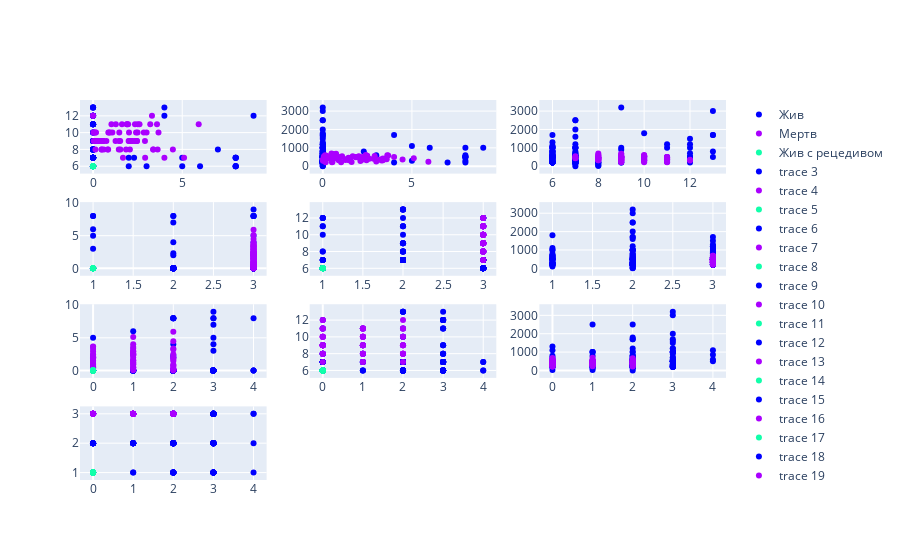

Notebook code for this chart:
### Markdown cell above
### Визуализировав распределения некоторых важных для модели признаков видим, что по их положению можно разделить 3 класса. Из этого следует, что модель может давать точность 100%

### Code cell
# визуализируем выбранные моделью признаки для разных классов
def plot_feature(features):#(feature1, feature2, feature3, feature4):
    #features = arg
    x1 = df[features[0]][df_target == 0]
    x2 = df[features[0]][df_target == 1]
    x3 = df[features[0]][df_target == 2]

    x12 = df[features[1]][df_target == 0]
    x22 = df[features[1]][df_target == 1]
    x32 = df[features[1]][df_target == 2]

    x13 = df[features[2]][df_target == 0]
    x23 = df[features[2]][df_target == 1]
    x33 = df[features[2]][df_target == 2]

    x14 = df[features[3]][df_target == 0]
    x24 = df[features[3]][df_target == 1]
    x34 = df[features[3]][df_target == 2]

    x15= df[features[4]][df_target == 0]
    x25= df[features[4]][df_target == 1]
    x35= df[features[4]][df_target == 2]

    
    fig = make_subplots(rows=4, cols=3)
    
    fig.add_trace(go.Scatter(x=x1, y=x12, mode='markers',  name='Жив', line_color="#0000ff"), 1,1)
    fig.add_trace(go.Scatter(x=x2, y=x22, mode='markers', name='Мертв', line_color="#AA00ff"), 1,1)
    fig.add_trace(go.Scatter(x=x3, y=x32, mode='markers',  name='Жив с рецедивом',line_color="#11ffAA"), 1,1)

    fig.add_trace(go.Scatter(x=x1, y=x13, mode='markers',  line_color="#0000ff"), 1,2)
    fig.add_trace(go.Scatter(x=x2, y=x23, mode='markers', line_color="#AA00ff"), 1,2)
    fig.add_trace(go.Scatter(x=x3, y=x33, mode='markers',  line_color="#11ffAA"), 1,2)

    fig.add_trace(go.Scatter(x=x12, y=x13, mode='markers',  line_color="#0000ff"), 1,3)
    fig.add_trace(go.Scatter(x=x22, y=x23, mode='markers', line_color="#AA00ff"), 1,3)
    fig.add_trace(go.Scatter(x=x32, y=x33, mode='markers',  line_color="#11ffAA"), 1,3)
    
    fig.add_trace(go.Scatter(x=x14, y=x1, mode='markers',  line_color="#0000ff"), 2,1)
    fig.add_trace(go.Scatter(x=x24, y=x2, mode='markers', line_color="#AA00ff"), 2,1)
    fig.add_trace(go.Scatter(x=x34, y=x3, mode='markers',  line_color="#11ffAA"), 2,1)

    fig.add_trace(go.Scatter(x=x14, y=x12, mode='markers',  line_color="#0000ff"), 2,2)
    fig.add_trace(go.Scatter(x=x24, y=x22, mode='markers', line_color="#AA00ff"), 2,2)
    fig.add_trace(go.Scatter(x=x34, y=x32, mode='markers',  line_color="#11ffAA"), 2,2)

    fig.add_trace(go.Scatter(x=x14, y=x13, mode='markers',  line_color="#0000ff"), 2,3)
    fig.add_trace(go.Scatter(x=x24, y=x23, mode='markers', line_color="#AA00ff"), 2,3)
    fig.add_trace(go.Scatter(x=x34, y=x33, mode='markers',  line_color="#11ffAA"), 2,3)

    fig.add_trace(go.Scatter(x=x15, y=x1, mode='markers',  line_color="#0000ff"), 3,1)
    fig.add_trace(go.Scatter(x=x25, y=x2, mode='markers', line_color="#AA00ff"), 3,1)
    fig.add_trace(go.Scatter(x=x35, y=x3, mode='markers',  line_color="#11ffAA"), 3,1)

    fig.add_trace(go.Scatter(x=x15, y=x12, mode='markers',  line_color="#0000ff"), 3,2)
    fig.add_trace(go.Scatter(x=x25, y=x22, mode='markers', line_color="#AA00ff"), 3,2)
    fig.add_trace(go.Scatter(x=x35, y=x32, mode='markers',  line_color="#11ffAA"), 3,2)

    fig.add_trace(go.Scatter(x=x15, y=x13, mode='markers',  line_color="#0000ff"), 3,3)
    fig.add_trace(go.Scatter(x=x25, y=x23, mode='markers', line_color="#AA00ff"), 3,3)
    fig.add_trace(go.Scatter(x=x35, y=x33, mode='markers',  line_color="#11ffAA"), 3,3)

    fig.add_trace(go.Scatter(x=x15, y=x14, mode='markers',  line_color="#0000ff"), 4,1)
    fig.add_trace(go.Scatter(x=x25, y=x24, mode='markers', line_color="#AA00ff"), 4,1)
    fig.add_trace(go.Scatter(x=x35, y=x34, mode='markers',  line_color="#11ffAA"), 4,1)
    
    
    fig.update_traces(hoverinfo="all")
    
    fig.show()
    
plot_feature(['хирургические ранние структура','PADUA', 'Кровопотеря', 'локализация.1','стадия ХПН'])

### Figure 1 — Plotly figure (JSON) as saved in the notebook; plotly's stock layout.template omitted (floating-point values rounded to 4 significant figures; data arrays with more than 128 entries replaced by an {"elided": "..."} marker saying what was removed)
{"data": [{"hoverinfo": "all", "line": {"color": "#0000ff"}, "mode": "markers", "name": "Жив", "type": "scatter", "x": {"elided": "167 float values"}, "xaxis": "x", "y": {"elided": "167 int values"}, "yaxis": "y"}, {"hoverinfo": "all", "line": {"color": "#AA00ff"}, "mode": "markers", "name": "Мертв", "type": "scatter", "x": [2.844, 3.374, 0.1634, 0.845, 0.5422, 2.92, 1.47, 2.022, 0.2971, 2.505, 0.7472, 0.9587, 2.452, 3.207, 0, 0.8556, 0.5087, 1.457, 5.924, 0.1148, 1.907, 1.618, 1.031, 1.532, 2.351, 1.083, 1.442, 0.5035, 2.113, 3.585, 3.619, 0.06344, 0.01652, 0.02685, 4.475, 2.317, 2.016, 0.1333, 1.967, 0.8211, 5.104, 2.91, 0.5189, 2.112, 2.409, 2.466, 1.276, 1.851, 0.3336, 4, 2.065, 0.6003, 0.1328, 2.199, 1.888, 1.521, 0.4701, 3.372, 0, 0.2704, 3.303, 2.495, 2.999, 2.605, 1.994, 1.26, 0.2116, 3.668, 1.676, 0.5915, 0.2218, 0.8924, 0.4896], "xaxis": "x", "y": [10, 8, 10, 8, 9, 7, 10, 9, 9, 11, 9, 10, 9, 11, 12, 10, 9, 9, 11, 9, 11, 11, 11, 8, 11, 10, 8, 9, 9, 11, 8, 10, 10, 9, 8, 9, 10, 8, 11, 8, 7, 9, 9, 9, 10, 9, 11, 8, 9, 7, 8, 8, 10, 9, 11, 9, 8, 8, 12, 9, 12, 10, 10, 11, 9, 9, 9, 10, 7, 9, 9, 10, 8], "yaxis": "y"}, {"hoverinfo": "all", "line": {"color": "#11ffAA"}, "mode": "markers", "name": "Жив с рецедивом", "type": "scatter", "x": [0, 0, 0, 0, 0, 0, 0, 0, 0, 0, 0, 0, 0, 0, 0, 0, 0, 0, 0], "xaxis": "x", "y": [6, 6, 6, 6, 6, 6, 6, 6, 6, 6, 6, 6, 6, 6, 6, 6, 6, 6, 6], "yaxis": "y"}, {"hoverinfo": "all", "line": {"color": "#0000ff"}, "mode": "markers", "type": "scatter", "x": {"elided": "167 float values"}, "xaxis": "x2", "y": {"elided": "167 int values"}, "yaxis": "y2"}, {"hoverinfo": "all", "line": {"color": "#AA00ff"}, "mode": "markers", "type": "scatter", "x": [2.844, 3.374, 0.1634, 0.845, 0.5422, 2.92, 1.47, 2.022, 0.2971, 2.505, 0.7472, 0.9587, 2.452, 3.207, 0, 0.8556, 0.5087, 1.457, 5.924, 0.1148, 1.907, 1.618, 1.031, 1.532, 2.351, 1.083, 1.442, 0.5035, 2.113, 3.585, 3.619, 0.06344, 0.01652, 0.02685, 4.475, 2.317, 2.016, 0.1333, 1.967, 0.8211, 5.104, 2.91, 0.5189, 2.112, 2.409, 2.466, 1.276, 1.851, 0.3336, 4, 2.065, 0.6003, 0.1328, 2.199, 1.888, 1.521, 0.4701, 3.372, 0, 0.2704, 3.303, 2.495, 2.999, 2.605, 1.994, 1.26, 0.2116, 3.668, 1.676, 0.5915, 0.2218, 0.8924, 0.4896], "xaxis": "x2", "y": [402.5, 323.8, 214.6, 470.7, 232.5, 449.7, 321.6, 544.8, 452.3, 408.8, 679.6, 483.9, 329.1, 359.8, null, 495.1, 397.1, 364.5, 238.7, 482.8, 502.0, 232.1, 211.0, 329.3, 454.0, 541.8, 465.7, 328.3, 284.5, 379.8, 597.8, 528.1, 311.3, 291.6, 370.1, 511.3, 513.3, 596.8, 481.0, 408.9, 431.7, 553.5, 211.0, 502.4, 614.2, 491.9, 330.8, 492.3, 506.0, 500, 469.3, 473.4, 359.7, 344.4, 504.0, 436.8, 380.0, 420.2, 350, 497.8, 312.4, 572.2, 254.3, 407.8, 490.1, 383.5, 562.5, 584.9, 545.3, 665.9, 423.3, 320.6, 688.6], "yaxis": "y2"}, {"hoverinfo": "all", "line": {"color": "#11ffAA"}, "mode": "markers", "type": "scatter", "x": [0, 0, 0, 0, 0, 0, 0, 0, 0, 0, 0, 0, 0, 0, 0, 0, 0, 0, 0], "xaxis": "x2", "y": [null, null, null, null, null, null, null, null, null, null, null, null, null, null, null, null, null, null, null], "yaxis": "y2"}, {"hoverinfo": "all", "line": {"color": "#0000ff"}, "mode": "markers", "type": "scatter", "x": {"elided": "167 int values"}, "xaxis": "x3", "y": {"elided": "167 int values"}, "yaxis": "y3"}, {"hoverinfo": "all", "line": {"color": "#AA00ff"}, "mode": "markers", "type": "scatter", "x": [10, 8, 10, 8, 9, 7, 10, 9, 9, 11, 9, 10, 9, 11, 12, 10, 9, 9, 11, 9, 11, 11, 11, 8, 11, 10, 8, 9, 9, 11, 8, 10, 10, 9, 8, 9, 10, 8, 11, 8, 7, 9, 9, 9, 10, 9, 11, 8, 9, 7, 8, 8, 10, 9, 11, 9, 8, 8, 12, 9, 12, 10, 10, 11, 9, 9, 9, 10, 7, 9, 9, 10, 8], "xaxis": "x3", "y": [402.5, 323.8, 214.6, 470.7, 232.5, 449.7, 321.6, 544.8, 452.3, 408.8, 679.6, 483.9, 329.1, 359.8, null, 495.1, 397.1, 364.5, 238.7, 482.8, 502.0, 232.1, 211.0, 329.3, 454.0, 541.8, 465.7, 328.3, 284.5, 379.8, 597.8, 528.1, 311.3, 291.6, 370.1, 511.3, 513.3, 596.8, 481.0, 408.9, 431.7, 553.5, 211.0, 502.4, 614.2, 491.9, 330.8, 492.3, 506.0, 500, 469.3, 473.4, 359.7, 344.4, 504.0, 436.8, 380.0, 420.2, 350, 497.8, 312.4, 572.2, 254.3, 407.8, 490.1, 383.5, 562.5, 584.9, 545.3, 665.9, 423.3, 320.6, 688.6], "yaxis": "y3"}, {"hoverinfo": "all", "line": {"color": "#11ffAA"}, "mode": "markers", "type": "scatter", "x": [6, 6, 6, 6, 6, 6, 6, 6, 6, 6, 6, 6, 6, 6, 6, 6, 6, 6, 6], "xaxis": "x3", "y": [null, null, null, null, null, null, null, null, null, null, null, null, null, null, null, null, null, null, null], "yaxis": "y3"}, {"hoverinfo": "all", "line": {"color": "#0000ff"}, "mode": "markers", "type": "scatter", "x": {"elided": "167 int values"}, "xaxis": "x4", "y": {"elided": "167 float values"}, "yaxis": "y4"}, {"hoverinfo": "all", "line": {"color": "#AA00ff"}, "mode": "markers", "type": "scatter", "x": [3, 3, 3, 3, 3, 3, 3, 3, 3, 3, 3, 3, 3, 3, 3, 3, 3, 3, 3, 3, 3, 3, 3, 3, 3, 3, 3, 3, 3, 3, 3, 3, 3, 3, 3, 3, 3, 3, 3, 3, 3, 3, 3, 3, 3, 3, 3, 3, 3, 3, 3, 3, 3, 3, 3, 3, 3, 3, 3, 3, 3, 3, 3, 3, 3, 3, 3, 3, 3, 3, 3, 3, 3], "xaxis": "x4", "y": [2.844, 3.374, 0.1634, 0.845, 0.5422, 2.92, 1.47, 2.022, 0.2971, 2.505, 0.7472, 0.9587, 2.452, 3.207, 0, 0.8556, 0.5087, 1.457, 5.924, 0.1148, 1.907, 1.618, 1.031, 1.532, 2.351, 1.083, 1.442, 0.5035, 2.113, 3.585, 3.619, 0.06344, 0.01652, 0.02685, 4.475, 2.317, 2.016, 0.1333, 1.967, 0.8211, 5.104, 2.91, 0.5189, 2.112, 2.409, 2.466, 1.276, 1.851, 0.3336, 4, 2.065, 0.6003, 0.1328, 2.199, 1.888, 1.521, 0.4701, 3.372, 0, 0.2704, 3.303, 2.495, 2.999, 2.605, 1.994, 1.26, 0.2116, 3.668, 1.676, 0.5915, 0.2218, 0.8924, 0.4896], "yaxis": "y4"}, {"hoverinfo": "all", "line": {"color": "#11ffAA"}, "mode": "markers", "type": "scatter", "x": [1, 1, 1, 1, 1, 1, 1, 1, 1, 1, 1, 1, 1, 1, 1, 1, 1, 1, 1], "xaxis": "x4", "y": [0, 0, 0, 0, 0, 0, 0, 0, 0, 0, 0, 0, 0, 0, 0, 0, 0, 0, 0], "yaxis": "y4"}, {"hoverinfo": "all", "line": {"color": "#0000ff"}, "mode": "markers", "type": "scatter", "x": {"elided": "167 int values"}, "xaxis": "x5", "y": {"elided": "167 int values"}, "yaxis": "y5"}, {"hoverinfo": "all", "line": {"color": "#AA00ff"}, "mode": "markers", "type": "scatter", "x": [3, 3, 3, 3, 3, 3, 3, 3, 3, 3, 3, 3, 3, 3, 3, 3, 3, 3, 3, 3, 3, 3, 3, 3, 3, 3, 3, 3, 3, 3, 3, 3, 3, 3, 3, 3, 3, 3, 3, 3, 3, 3, 3, 3, 3, 3, 3, 3, 3, 3, 3, 3, 3, 3, 3, 3, 3, 3, 3, 3, 3, 3, 3, 3, 3, 3, 3, 3, 3, 3, 3, 3, 3], "xaxis": "x5", "y": [10, 8, 10, 8, 9, 7, 10, 9, 9, 11, 9, 10, 9, 11, 12, 10, 9, 9, 11, 9, 11, 11, 11, 8, 11, 10, 8, 9, 9, 11, 8, 10, 10, 9, 8, 9, 10, 8, 11, 8, 7, 9, 9, 9, 10, 9, 11, 8, 9, 7, 8, 8, 10, 9, 11, 9, 8, 8, 12, 9, 12, 10, 10, 11, 9, 9, 9, 10, 7, 9, 9, 10, 8], "yaxis": "y5"}, {"hoverinfo": "all", "line": {"color": "#11ffAA"}, "mode": "markers", "type": "scatter", "x": [1, 1, 1, 1, 1, 1, 1, 1, 1, 1, 1, 1, 1, 1, 1, 1, 1, 1, 1], "xaxis": "x5", "y": [6, 6, 6, 6, 6, 6, 6, 6, 6, 6, 6, 6, 6, 6, 6, 6, 6, 6, 6], "yaxis": "y5"}, {"hoverinfo": "all", "line": {"color": "#0000ff"}, "mode": "markers", "type": "scatter", "x": {"elided": "167 int values"}, "xaxis": "x6", "y": {"elided": "167 int values"}, "yaxis": "y6"}, {"hoverinfo": "all", "line": {"color": "#AA00ff"}, "mode": "markers", "type": "scatter", "x": [3, 3, 3, 3, 3, 3, 3, 3, 3, 3, 3, 3, 3, 3, 3, 3, 3, 3, 3, 3, 3, 3, 3, 3, 3, 3, 3, 3, 3, 3, 3, 3, 3, 3, 3, 3, 3, 3, 3, 3, 3, 3, 3, 3, 3, 3, 3, 3, 3, 3, 3, 3, 3, 3, 3, 3, 3, 3, 3, 3, 3, 3, 3, 3, 3, 3, 3, 3, 3, 3, 3, 3, 3], "xaxis": "x6", "y": [402.5, 323.8, 214.6, 470.7, 232.5, 449.7, 321.6, 544.8, 452.3, 408.8, 679.6, 483.9, 329.1, 359.8, null, 495.1, 397.1, 364.5, 238.7, 482.8, 502.0, 232.1, 211.0, 329.3, 454.0, 541.8, 465.7, 328.3, 284.5, 379.8, 597.8, 528.1, 311.3, 291.6, 370.1, 511.3, 513.3, 596.8, 481.0, 408.9, 431.7, 553.5, 211.0, 502.4, 614.2, 491.9, 330.8, 492.3, 506.0, 500, 469.3, 473.4, 359.7, 344.4, 504.0, 436.8, 380.0, 420.2, 350, 497.8, 312.4, 572.2, 254.3, 407.8, 490.1, 383.5, 562.5, 584.9, 545.3, 665.9, 423.3, 320.6, 688.6], "yaxis": "y6"}, {"hoverinfo": "all", "line": {"color": "#11ffAA"}, "mode": "markers", "type": "scatter", "x": [1, 1, 1, 1, 1, 1, 1, 1, 1, 1, 1, 1, 1, 1, 1, 1, 1, 1, 1], "xaxis": "x6", "y": [null, null, null, null, null, null, null, null, null, null, null, null, null, null, null, null, null, null, null], "yaxis": "y6"}, {"hoverinfo": "all", "line": {"color": "#0000ff"}, "mode": "markers", "type": "scatter", "x": {"elided": "167 int values"}, "xaxis": "x7", "y": {"elided": "167 float values"}, "yaxis": "y7"}, {"hoverinfo": "all", "line": {"color": "#AA00ff"}, "mode": "markers", "type": "scatter", "x": [1, 2, 2, 2, 0, 0, 1, 2, 1, 1, 0, 1, 0, 2, 0, 1, 0, 0, 2, 0, 2, 1, 0, 1, 1, 1, 2, 0, 0, 1, 0, 0, 0, 1, 2, 1, 0, 2, 0, 2, 1, 1, 0, 0, 0, 2, 0, 0, 0, 1, 0, 0, 2, 0, 0, 0, 1, 1, 2, 2, 0, 1, 1, 1, 1, 1, 0, 0, 2, 2, 2, 0, 1], "xaxis": "x7", "y": [2.844, 3.374, 0.1634, 0.845, 0.5422, 2.92, 1.47, 2.022, 0.2971, 2.505, 0.7472, 0.9587, 2.452, 3.207, 0, 0.8556, 0.5087, 1.457, 5.924, 0.1148, 1.907, 1.618, 1.031, 1.532, 2.351, 1.083, 1.442, 0.5035, 2.113, 3.585, 3.619, 0.06344, 0.01652, 0.02685, 4.475, 2.317, 2.016, 0.1333, 1.967, 0.8211, 5.104, 2.91, 0.5189, 2.112, 2.409, 2.466, 1.276, 1.851, 0.3336, 4, 2.065, 0.6003, 0.1328, 2.199, 1.888, 1.521, 0.4701, 3.372, 0, 0.2704, 3.303, 2.495, 2.999, 2.605, 1.994, 1.26, 0.2116, 3.668, 1.676, 0.5915, 0.2218, 0.8924, 0.4896], "yaxis": "y7"}, {"hoverinfo": "all", "line": {"color": "#11ffAA"}, "mode": "markers", "type": "scatter", "x": [0, 0, 0, 0, 0, 0, 0, 0, 0, 0, 0, 0, 0, 0, 0, 0, 0, 0, 0], "xaxis": "x7", "y": [0, 0, 0, 0, 0, 0, 0, 0, 0, 0, 0, 0, 0, 0, 0, 0, 0, 0, 0], "yaxis": "y7"}, {"hoverinfo": "all", "line": {"color": "#0000ff"}, "mode": "markers", "type": "scatter", "x": {"elided": "167 int values"}, "xaxis": "x8", "y": {"elided": "167 int values"}, "yaxis": "y8"}, {"hoverinfo": "all", "line": {"color": "#AA00ff"}, "mode": "markers", "type": "scatter", "x": [1, 2, 2, 2, 0, 0, 1, 2, 1, 1, 0, 1, 0, 2, 0, 1, 0, 0, 2, 0, 2, 1, 0, 1, 1, 1, 2, 0, 0, 1, 0, 0, 0, 1, 2, 1, 0, 2, 0, 2, 1, 1, 0, 0, 0, 2, 0, 0, 0, 1, 0, 0, 2, 0, 0, 0, 1, 1, 2, 2, 0, 1, 1, 1, 1, 1, 0, 0, 2, 2, 2, 0, 1], "xaxis": "x8", "y": [10, 8, 10, 8, 9, 7, 10, 9, 9, 11, 9, 10, 9, 11, 12, 10, 9, 9, 11, 9, 11, 11, 11, 8, 11, 10, 8, 9, 9, 11, 8, 10, 10, 9, 8, 9, 10, 8, 11, 8, 7, 9, 9, 9, 10, 9, 11, 8, 9, 7, 8, 8, 10, 9, 11, 9, 8, 8, 12, 9, 12, 10, 10, 11, 9, 9, 9, 10, 7, 9, 9, 10, 8], "yaxis": "y8"}, {"hoverinfo": "all", "line": {"color": "#11ffAA"}, "mode": "markers", "type": "scatter", "x": [0, 0, 0, 0, 0, 0, 0, 0, 0, 0, 0, 0, 0, 0, 0, 0, 0, 0, 0], "xaxis": "x8", "y": [6, 6, 6, 6, 6, 6, 6, 6, 6, 6, 6, 6, 6, 6, 6, 6, 6, 6, 6], "yaxis": "y8"}, {"hoverinfo": "all", "line": {"color": "#0000ff"}, "mode": "markers", "type": "scatter", "x": {"elided": "167 int values"}, "xaxis": "x9", "y": {"elided": "167 int values"}, "yaxis": "y9"}, {"hoverinfo": "all", "line": {"color": "#AA00ff"}, "mode": "markers", "type": "scatter", "x": [1, 2, 2, 2, 0, 0, 1, 2, 1, 1, 0, 1, 0, 2, 0, 1, 0, 0, 2, 0, 2, 1, 0, 1, 1, 1, 2, 0, 0, 1, 0, 0, 0, 1, 2, 1, 0, 2, 0, 2, 1, 1, 0, 0, 0, 2, 0, 0, 0, 1, 0, 0, 2, 0, 0, 0, 1, 1, 2, 2, 0, 1, 1, 1, 1, 1, 0, 0, 2, 2, 2, 0, 1], "xaxis": "x9", "y": [402.5, 323.8, 214.6, 470.7, 232.5, 449.7, 321.6, 544.8, 452.3, 408.8, 679.6, 483.9, 329.1, 359.8, null, 495.1, 397.1, 364.5, 238.7, 482.8, 502.0, 232.1, 211.0, 329.3, 454.0, 541.8, 465.7, 328.3, 284.5, 379.8, 597.8, 528.1, 311.3, 291.6, 370.1, 511.3, 513.3, 596.8, 481.0, 408.9, 431.7, 553.5, 211.0, 502.4, 614.2, 491.9, 330.8, 492.3, 506.0, 500, 469.3, 473.4, 359.7, 344.4, 504.0, 436.8, 380.0, 420.2, 350, 497.8, 312.4, 572.2, 254.3, 407.8, 490.1, 383.5, 562.5, 584.9, 545.3, 665.9, 423.3, 320.6, 688.6], "yaxis": "y9"}, {"hoverinfo": "all", "line": {"color": "#11ffAA"}, "mode": "markers", "type": "scatter", "x": [0, 0, 0, 0, 0, 0, 0, 0, 0, 0, 0, 0, 0, 0, 0, 0, 0, 0, 0], "xaxis": "x9", "y": [null, null, null, null, null, null, null, null, null, null, null, null, null, null, null, null, null, null, null], "yaxis": "y9"}, {"hoverinfo": "all", "line": {"color": "#0000ff"}, "mode": "markers", "type": "scatter", "x": {"elided": "167 int values"}, "xaxis": "x10", "y": {"elided": "167 int values"}, "yaxis": "y10"}, {"hoverinfo": "all", "line": {"color": "#AA00ff"}, "mode": "markers", "type": "scatter", "x": [1, 2, 2, 2, 0, 0, 1, 2, 1, 1, 0, 1, 0, 2, 0, 1, 0, 0, 2, 0, 2, 1, 0, 1, 1, 1, 2, 0, 0, 1, 0, 0, 0, 1, 2, 1, 0, 2, 0, 2, 1, 1, 0, 0, 0, 2, 0, 0, 0, 1, 0, 0, 2, 0, 0, 0, 1, 1, 2, 2, 0, 1, 1, 1, 1, 1, 0, 0, 2, 2, 2, 0, 1], "xaxis": "x10", "y": [3, 3, 3, 3, 3, 3, 3, 3, 3, 3, 3, 3, 3, 3, 3, 3, 3, 3, 3, 3, 3, 3, 3, 3, 3, 3, 3, 3, 3, 3, 3, 3, 3, 3, 3, 3, 3, 3, 3, 3, 3, 3, 3, 3, 3, 3, 3, 3, 3, 3, 3, 3, 3, 3, 3, 3, 3, 3, 3, 3, 3, 3, 3, 3, 3, 3, 3, 3, 3, 3, 3, 3, 3], "yaxis": "y10"}, {"hoverinfo": "all", "line": {"color": "#11ffAA"}, "mode": "markers", "type": "scatter", "x": [0, 0, 0, 0, 0, 0, 0, 0, 0, 0, 0, 0, 0, 0, 0, 0, 0, 0, 0], "xaxis": "x10", "y": [1, 1, 1, 1, 1, 1, 1, 1, 1, 1, 1, 1, 1, 1, 1, 1, 1, 1, 1], "yaxis": "y10"}], "layout": {"xaxis": {"anchor": "y", "domain": [0, 0.2889]}, "xaxis10": {"anchor": "y10", "domain": [0, 0.2889]}, "xaxis11": {"anchor": "y11", "domain": [0.3556, 0.6444]}, "xaxis12": {"anchor": "y12", "domain": [0.7111, 1]}, "xaxis2": {"anchor": "y2", "domain": [0.3556, 0.6444]}, "xaxis3": {"anchor": "y3", "domain": [0.7111, 1]}, "xaxis4": {"anchor": "y4", "domain": [0, 0.2889]}, "xaxis5": {"anchor": "y5", "domain": [0.3556, 0.6444]}, "xaxis6": {"anchor": "y6", "domain": [0.7111, 1]}, "xaxis7": {"anchor": "y7", "domain": [0, 0.2889]}, "xaxis8": {"anchor": "y8", "domain": [0.3556, 0.6444]}, "xaxis9": {"anchor": "y9", "domain": [0.7111, 1]}, "yaxis": {"anchor": "x", "domain": [0.8063, 1]}, "yaxis10": {"anchor": "x10", "domain": [0, 0.1938]}, "yaxis11": {"anchor": "x11", "domain": [0, 0.1938]}, "yaxis12": {"anchor": "x12", "domain": [0, 0.1938]}, "yaxis2": {"anchor": "x2", "domain": [0.8063, 1]}, "yaxis3": {"anchor": "x3", "domain": [0.8063, 1]}, "yaxis4": {"anchor": "x4", "domain": [0.5375, 0.7312]}, "yaxis5": {"anchor": "x5", "domain": [0.5375, 0.7312]}, "yaxis6": {"anchor": "x6", "domain": [0.5375, 0.7312]}, "yaxis7": {"anchor": "x7", "domain": [0.2687, 0.4625]}, "yaxis8": {"anchor": "x8", "domain": [0.2687, 0.4625]}, "yaxis9": {"anchor": "x9", "domain": [0.2687, 0.4625]}}}
